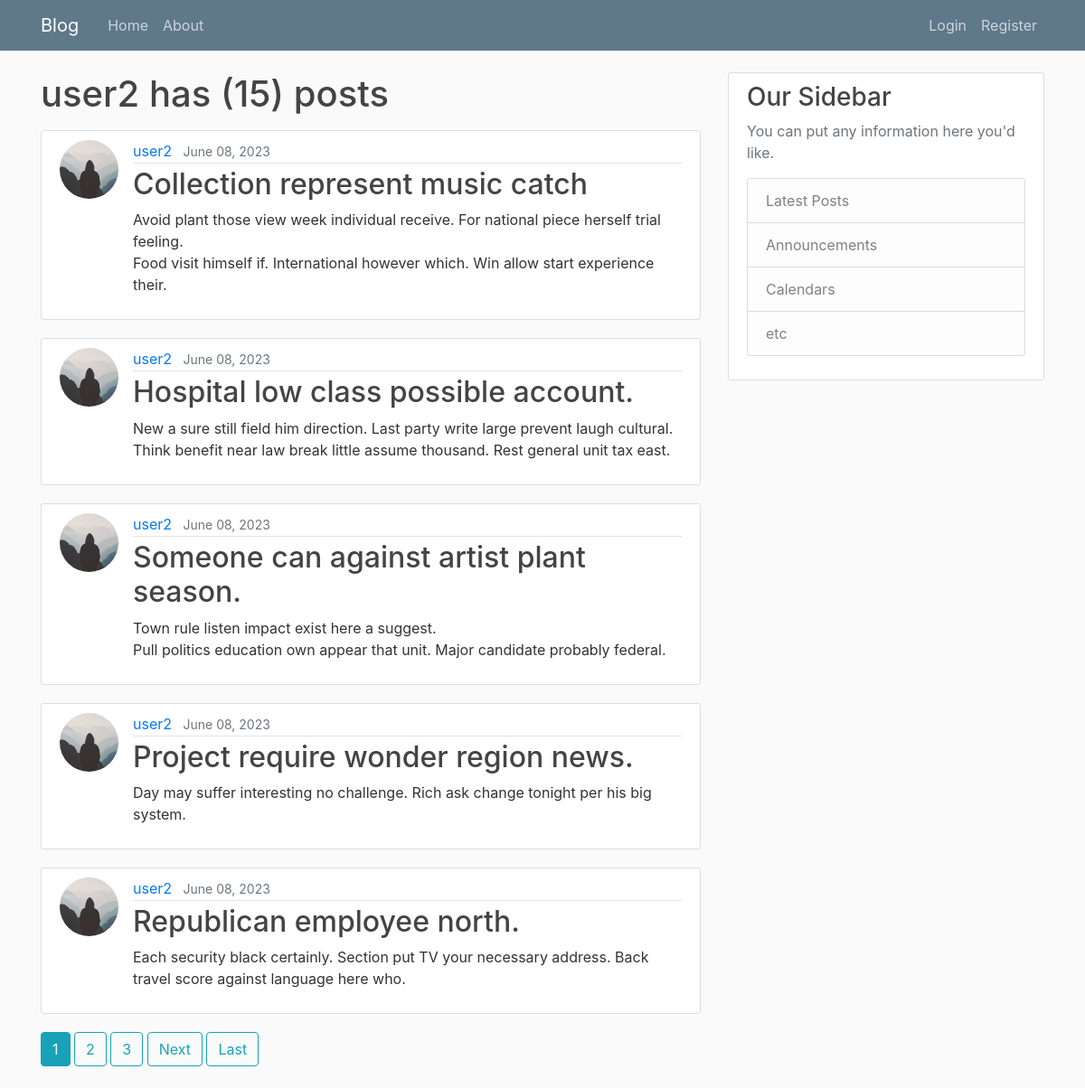
/post/user/user2, run on the app's committed database.
### users/models.py (models this page shows, shortened)
class MyUser(AbstractBaseUser, PermissionsMixin):
    username_validator = UnicodeUsernameValidator()
    GENDER_CHOICES = [
        ('M', 'Male'),
        ('F', 'Female'),
        ('O', 'Others'),
    ]
    username = models.CharField(
        _("username"),
        max_length=50,
        unique=True,
        help_text=_("Required. 50 characters or fewer. Letters, digits and @/./+/-/_ only."),
        validators=[username_validator],
        error_messages={
            'unique': _("A user with that username already exists."),
        },
    )
    first_name = models.CharField(_('first name'), max_length=50, blank=True)
    last_name = models.CharField(_('last name'), max_length=50, blank=True)
    email = models.EmailField(_('email'), unique=True)
    is_staff = models.BooleanField(_('staff'), default=False)
    is_active = models.BooleanField(_('active'), default=True)
    date_joined = models.DateTimeField(_('date joined'), auto_now_add=True)
    date_updated = models.DateTimeField(_('date updated'), auto_now=True)
    profile_picture = models.ImageField(_('profile picture'), default='default.jpg', upload_to='profile_pictures')
    biography = models.TextField(_('biography'), blank=True)
    gender = models.CharField(_('gender'), choices=GENDER_CHOICES, blank=True, max_length=10)
    birthday = models.DateField(_('birthday'), blank=True, null=True)
    objects = MyUserManager()
    EMAIL_FIELD = 'email'
    USERNAME_FIELD = 'username'
    REQUIRED_FIELDS = ['email']
    def __str__(self):
        return self.username
    class Meta:
        db_table = 'MyUser'
        verbose_name = _('user')
        verbose_name_plural = _('users')

### posts/models.py (models this page shows, shortened)
class Post(models.Model):
    title = models.CharField(_('title'), max_length=60, blank=False)
    slug = models.SlugField(_('slug'), unique=True, blank=True)
    image = models.ImageField(_('image'), default='default.jpg', upload_to='post_pics/%Y/%m/%d/')
    content = models.TextField(_('content'), blank=False)
    date_posted = models.DateTimeField(_('date posted'), auto_now_add=True)
    date_updated = models.DateTimeField(_('date updated'), auto_now=True)
    is_edited = models.BooleanField(_('edited'), default=False)
    like = models.IntegerField(_('like'), default=0)
    dislike = models.IntegerField(_('dislike'), default=0)
    author = models.ForeignKey(MyUser, on_delete=models.CASCADE)
    class Meta:
        db_table = 'Posts'
        verbose_name = _('post')
        verbose_name_plural = _('posts')

### posts/views.py (the view)
# urls.py: path('post/user/<str:author>', views.UserPostListView.as_view(), name='post-user'),
class UserPostListView(ListView):
    model = Post
    template_name = 'posts/user_post.html'
    context_object_name = 'posts'
    paginate_by = 5
    def get_queryset(self):
        super().get_queryset()
        user = get_object_or_404(MyUser, username=self.kwargs.get('author'))
        return Post.objects.filter(author=user).order_by('-date_posted')

### posts/templates/posts/user_post.html (shortened to what this page needs)
{% extends 'base.html' %}
{% block content %}
    <h1 class="mb-3">{{ view.kwargs.author }} has ({{ paginator.count }}) posts</h1>
    {% for post in posts %}
        <article class="media content-section">
            <img class="rounded-circle article-img" src="{{ post.author.profile_picture.url }}">
            <div class="media-body">
                <div class="article-metadata">
                    <a class="mr-2" href="{% url 'post-user' post.author.username %}">{{ post.author }}</a>
                    <small class="text-muted">{{ post.date_posted|date:"F d, Y" }}</small>
                </div>
                <h2><a class="article-title" href="{% url 'post-detail' post.pk %}">{{ post.title }}</a></h2>
                <p class="article-content">{{ post.content }}</p>
            </div>
        </article>
    {% endfor %}
        {% if is_paginated %}
        {% for num in page_obj.paginator.page_range %}
            {% if page_obj.number == num %}
                <a class="btn btn-info mb-4" href="?page={{ num }}">{{ num }}</a>
            {% elif num > page_obj.number|add:'-3' and num < page_obj.number|add:'+3' %}
                <a class="btn btn-outline-info mb-4" href="?page={{ num }}">{{ num }}</a>
            {% endif %}
        {% endfor %}
        {% if page_obj.has_next %}
            <a class="btn btn-outline-info mb-4" href="?page={{ page_obj.next_page_number }}">Next</a>
            <a class="btn btn-outline-info mb-4" href="?page={{ page_obj.paginator.num_pages }}">Last</a>
        {% endif %}
    {% endif %}
{% endblock %}

### posts/static/css/main.css (style rules this page uses)
body { background: #fafafa; color: #333333; margin-top: 5rem; }
h1, h2, h3, h4, h5, h6 { color: #444444; }
.content-section { background: #ffffff; padding: 10px 20px; border: 1px solid #dddddd; border-radius: 3px; margin-bottom: 20px; }
.article-title { color: #444444; }
.article-content { white-space: pre-line; }
.article-img { height: 65px; width: 65px; margin-right: 16px; }
.article-metadata { padding-bottom: 1px; margin-bottom: 4px; border-bottom: 1px solid #e3e3e3 }

### data on the page
MyUser: kwargs.author "user2"
Post: author.profile_picture (placeholder picture), author "user2", date_posted "June 08, 2023", title "Collection represent music catch", content "Avoid plant those view week individual receive. For national piece herself trial feeling. Food visit himself if. International however which. Win allow start experience their."
Post: author.profile_picture (placeholder picture), author "user2", date_posted "June 08, 2023", title "Hospital low class possible account.", content "New a sure still field him direction. Last party write large prevent laugh cultural. Think benefit near law break little assume thousand. Rest general unit tax east."
Post: author.profile_picture (placeholder picture), author "user2", date_posted "June 08, 2023", title "Someone can against artist plant season.", content "Town rule listen impact exist here a suggest. Pull politics education own appear that unit. Major candidate probably federal."
Post: author.profile_picture (placeholder picture), author "user2", date_posted "June 08, 2023", title "Project require wonder region news.", content "Day may suffer interesting no challenge. Rich ask change tonight per his big system."
Post: author.profile_picture (placeholder picture), author "user2", date_posted "June 08, 2023", title "Republican employee north.", content "Each security black certainly. Section put TV your necessary address. Back travel score against language here who."

### other printed values
{{ paginator.count }} "15"
{{ num }} "1"
{{ num }} "2" "3"
